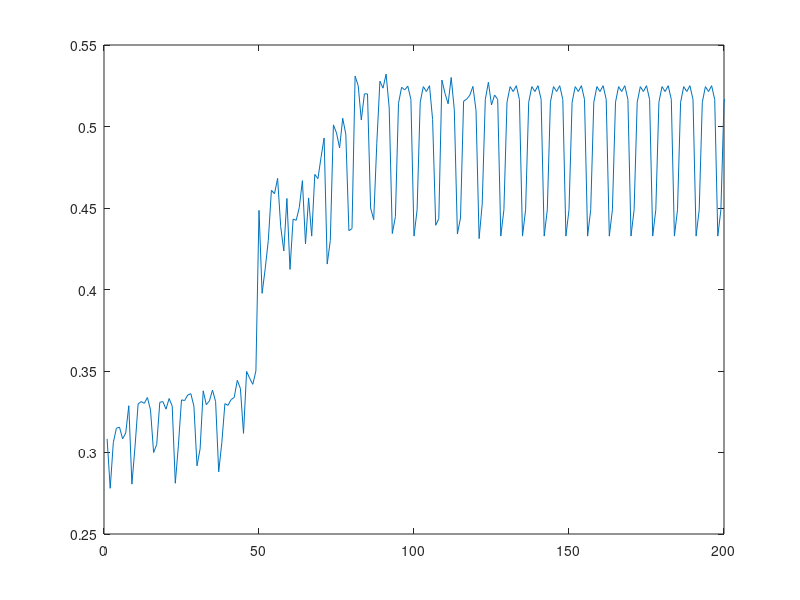

This chart was generated by the following MATLAB code: (Note: this script raises an error after producing the figure.)
clear all;
close all;
result=csvread('outputData6.csv');
num=length(result(:,1));
iterations=linspace(1,num,num);
ratios=result(:,1);
zone1STH=result(:,2);
zone2STH=result(:,3);
zone3STH=result(:,4);
zone4STH=result(:,5);
zone5STH=result(:,6);
zone6STH=result(:,7);
zone1Temp=result(:,2+6);
zone2Temp=result(:,3+6);
zone3Temp=result(:,4+6);
zone4Temp=result(:,5+6);
zone5Temp=result(:,6+6);
zone6Temp=result(:,7+6);
% zone1NE11=result(:,2+8);
% zone2NE11=result(:,3+8);
% zone3NE11=result(:,4+8);
% zone4NE11=result(:,5+8);
% zone1NE22=result(:,2+12);
% zone2NE22=result(:,3+12);
% zone3NE22=result(:,4+12);
% zone4NE22=result(:,5+12);
minRatio=0.0;
for i=1:num
    if minRatio<ratios(i)& i>120 & zone6Temp(i)< 350.25 & zone5Temp(i)< 350.25 & zone4Temp(i)< 350.25
        minRatio=ratios(i);
        Temp(1)=zone1Temp(i);
        Temp(2)=zone2Temp(i);
        Temp(3)=zone3Temp(i);
        Temp(4)=zone4Temp(i);
        Temp(5)=zone5Temp(i);
        Temp(6)=zone6Temp(i);
        resNum=i;
    end
end
figure(1)
h=plot(iterations,ratios,'-');


axis([0 200 0.25 0.55]);
ax=gca;
ax.FontSize=18;
ax.TickDir='in';
xlabel('iterations','FontSize',18);
ylabel('(STH)_{min}/(STH)_{max}','FontSize',18);
text([25], [0.5],'N=6','FontSize',18);
%Set the right and upper tick out
%remove the box of the current position
% set(ax,'box','off','color','none');
% %build a new box without tick
% b=axes('Position',get(ax,'Position'),'box','on','xtick',[],'ytick',[]);
% axes(ax);
% linkaxes([ax b]);
% axis([0 70 0.2 0.5]);
figure(2)
% plot(iterations,zone1STH/2.0,'o',iterations,zone2STH/2.0,'o',...
%     iterations,zone3STH/2.0,'o',iterations,zone4STH/2.0,'o');
plot(iterations,zone1STH/2.0,'-',iterations,zone2STH/2.0,'-',...
    iterations,zone3STH/2.0,'-',iterations,zone4STH/2.0,'-',...
    iterations,zone5STH/2.0,'-',iterations,zone6STH/2.0,'-');
axis([0 num 0 0.9]);
legend('1','2','3','4','5','6');
figure(3)
% plot(iterations,zone1STH/2.0,'o',iterations,zone2STH/2.0,'o',...
%     iterations,zone3STH/2.0,'o',iterations,zone4STH/2.0,'o');
plot(iterations,zone1Temp,'-',iterations,zone2Temp,'-',...
    iterations,zone3Temp,'-',iterations,zone4Temp,'-',...
    iterations,zone5Temp,'-',iterations,zone6Temp,'-');
axis([0 200 343 353]);
Temp